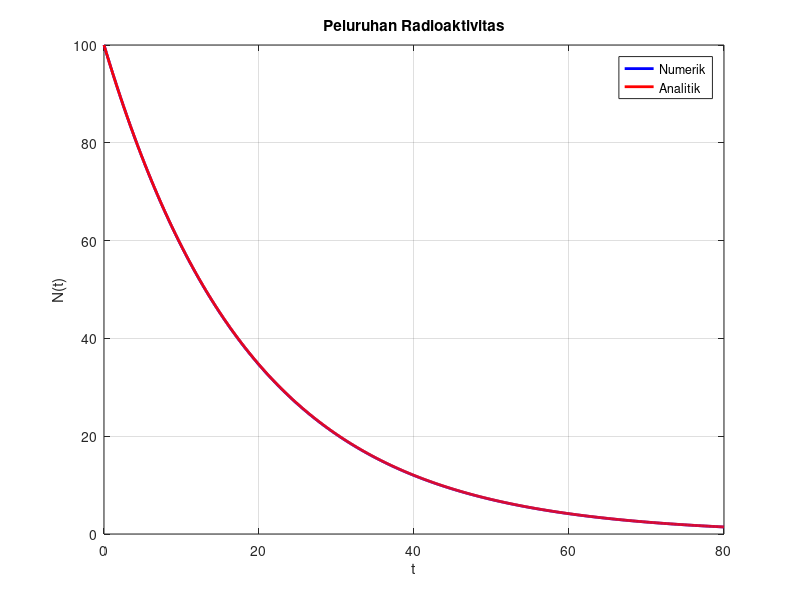

Here is the MATLAB script that generated this plot:
%PELURUHAN RADIOAKTIVITAS
clear; clc;
%set konstanta peluruhan
k = 0.053;

%set t_max
tmax = 80;
dt = 0.1;
n = round(tmax/dt); %cacahan t
t = linspace(0,tmax,n); %buat array t dgn min 0 s/d tmax sebanyak n

%Set nilai awal
Nt = zeros(1,n); %membuat array 1D Nt sebanyak n dengan nilai 0
Nt_a = zeros(1,n); %analitik
Nt(1) = 100; %massa awal
Nt_a(1) = 100; %massa awal (analitik)

for i = 2:n
    %perhitungan numerik
    Nt(i) = (1-(k*dt))*Nt(i-1); 
    %perhitungan analitik
    Nt_a(i) = Nt_a(1)*exp(-k*t(i)); 
end
%Membuat grafik
plot(t,Nt,'-b', 'linewidth', 2); %plot numerik
title('Peluruhan Radioaktivitas');
grid on;
hold on
plot(t,Nt_a,'-r', 'linewidth', 2); %plot analitik
legend('Numerik','Analitik');
xlabel('t');
ylabel('N(t)');
hold off;